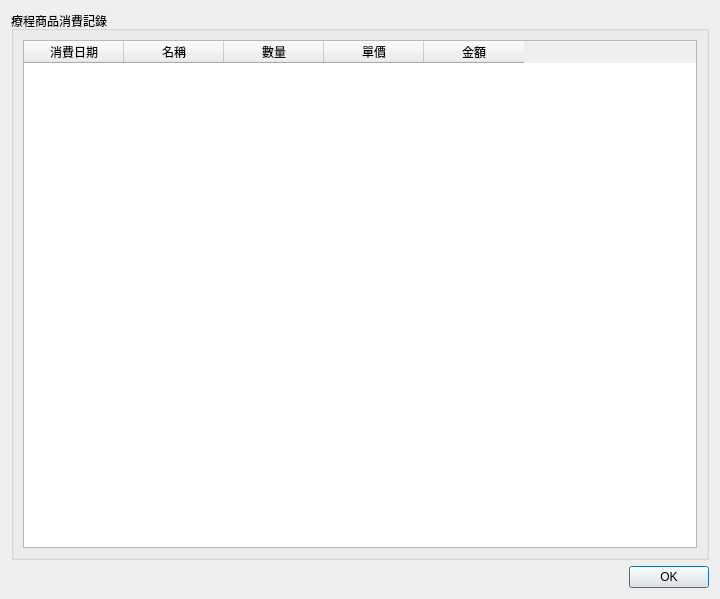
<?xml version="1.0" encoding="UTF-8"?>
<ui version="4.0">
 <class>Dialog_purchase_course_list</class>
 <widget class="QDialog" name="Dialog_purchase_course_list">
  <property name="windowModality">
   <enum>Qt::NonModal</enum>
  </property>
  <property name="geometry">
   <rect>
    <x>0</x>
    <y>0</y>
    <width>720</width>
    <height>599</height>
   </rect>
  </property>
  <property name="sizePolicy">
   <sizepolicy hsizetype="Preferred" vsizetype="Preferred">
    <horstretch>0</horstretch>
    <verstretch>0</verstretch>
   </sizepolicy>
  </property>
  <property name="windowTitle">
   <string>療程商品消費記錄</string>
  </property>
  <layout class="QVBoxLayout" name="verticalLayout">
   <item>
    <widget class="QGroupBox" name="groupBox">
     <property name="title">
      <string>療程商品消費記錄</string>
     </property>
     <property name="flat">
      <bool>true</bool>
     </property>
     <layout class="QGridLayout" name="gridLayout">
      <item row="0" column="0">
       <widget class="QTableWidget" name="tableWidget_prescript">
        <column>
         <property name="text">
          <string>消費日期</string>
         </property>
        </column>
        <column>
         <property name="text">
          <string>名稱</string>
         </property>
        </column>
        <column>
         <property name="text">
          <string>數量</string>
         </property>
        </column>
        <column>
         <property name="text">
          <string>單價</string>
         </property>
        </column>
        <column>
         <property name="text">
          <string>金額</string>
         </property>
        </column>
       </widget>
      </item>
     </layout>
    </widget>
   </item>
   <item>
    <widget class="QDialogButtonBox" name="buttonBox">
     <property name="orientation">
      <enum>Qt::Horizontal</enum>
     </property>
     <property name="standardButtons">
      <set>QDialogButtonBox::Ok</set>
     </property>
     <property name="centerButtons">
      <bool>false</bool>
     </property>
    </widget>
   </item>
  </layout>
 </widget>
 <resources/>
 <connections>
  <connection>
   <sender>buttonBox</sender>
   <signal>accepted()</signal>
   <receiver>Dialog_purchase_course_list</receiver>
   <slot>accept()</slot>
   <hints>
    <hint type="sourcelabel">
     <x>248</x>
     <y>254</y>
    </hint>
    <hint type="destinationlabel">
     <x>157</x>
     <y>274</y>
    </hint>
   </hints>
  </connection>
  <connection>
   <sender>buttonBox</sender>
   <signal>rejected()</signal>
   <receiver>Dialog_purchase_course_list</receiver>
   <slot>reject()</slot>
   <hints>
    <hint type="sourcelabel">
     <x>316</x>
     <y>260</y>
    </hint>
    <hint type="destinationlabel">
     <x>286</x>
     <y>274</y>
    </hint>
   </hints>
  </connection>
 </connections>
</ui>
